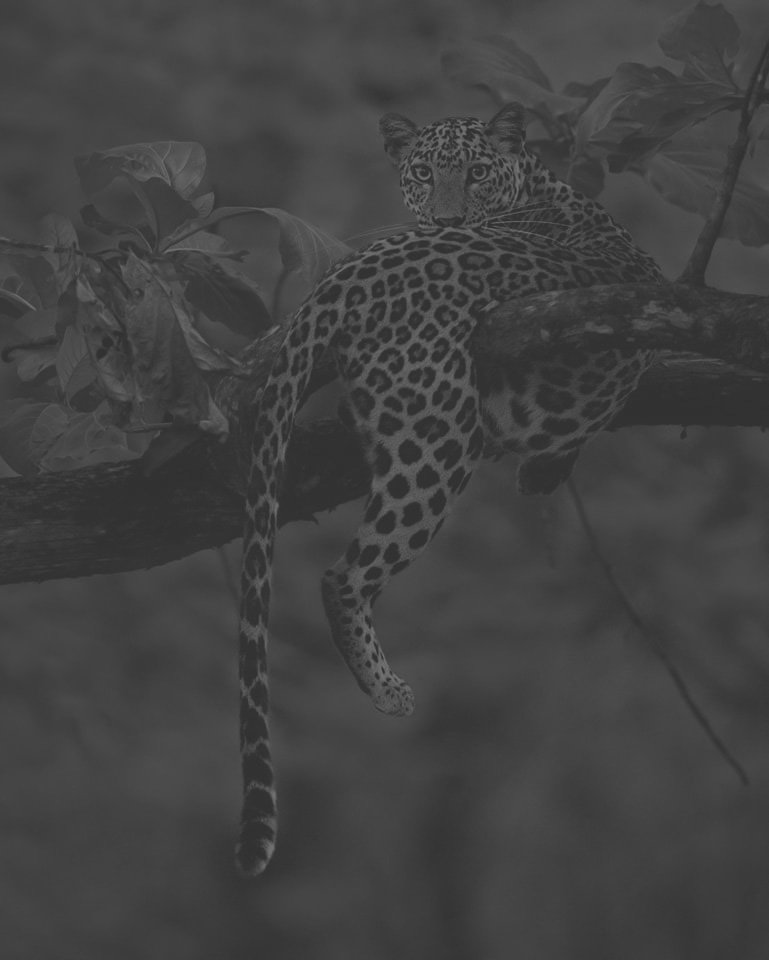
#> input picture Images/african_leopard_bw_low.jpg, 769 x 960 px
$ python HistEqu2.py
#> lines starting #> are read from the running program, lines starting #| are printed output that depends on the picture
# https://github.com/machinelearninggod/Image-Processing-Algorithms/blob/master/histogram_equalization.py
# https://www.youtube.com/watch?v=z_Gm3UL_j_0&list=PLh6SAYydrIpctChfPFBlopqw-TGjwWf_8&index=7
import numpy as np
import cv2
import matplotlib.pyplot as plt
from pathlib import Path

img_path = str(Path(__file__).parent.parent / 'Images/african_leopard_bw_low.jpg')

img = cv2.imread(img_path, cv2.IMREAD_GRAYSCALE)
#> img is the input picture: shape (960, 769); min 45, max 116, mean 66
height = img.shape[0]
#> height = 960
width = img.shape[1]
#> width = 769
pixels = width * height
#> pixels = 738240

hist = cv2.calcHist([img], [0], None, [256], [0, 256])
#> hist = 256 values, max 45332 at index 67, min 0 at index 0, mean 2883.8
cum_hist = hist.cumsum()
#> cum_hist = 256 values from 0 to 738240
scale = 255.0/pixels
#> scale = 0.000345

img_out = np.array(cum_hist[img] * scale, dtype=np.uint8)
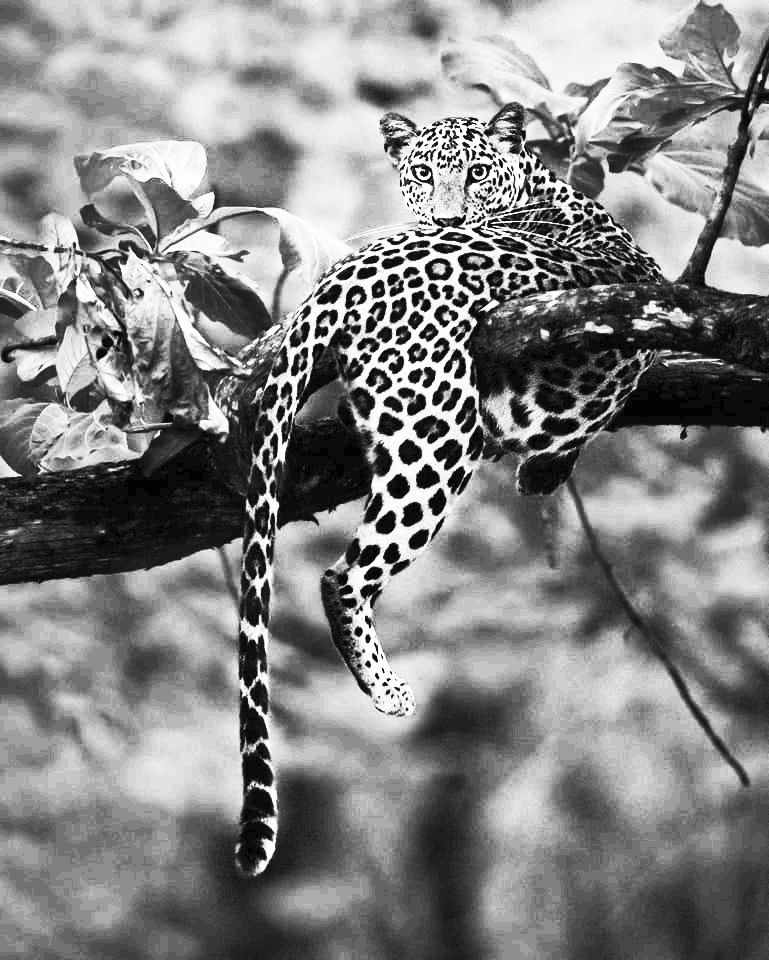
#> img_out: shape (960, 769); min 0, max 255, mean 131.6

fig, axs = plt.subplots(1, 2, figsize=(16, 8))

hist_out = cv2.calcHist([img_out], [0], None, [256], [0, 256])
#> hist_out = 256 values, max 45332 at index 142, min 0 at index 1, mean 2883.8
cum_hist_out = hist_out.cumsum()
#> cum_hist_out = 256 values from 602 to 738240
axs[0].bar(range(256), hist_out.ravel())
axs[0].bar(range(256), cum_hist_out/20)
axs[0].set(title="Histogram")

axs[1].grid(False)
axs[1].set_xticks([])
axs[1].set_yticks([])
axs[1].imshow(img_out, cmap='gray', vmin=0, vmax=255)

plt.show()
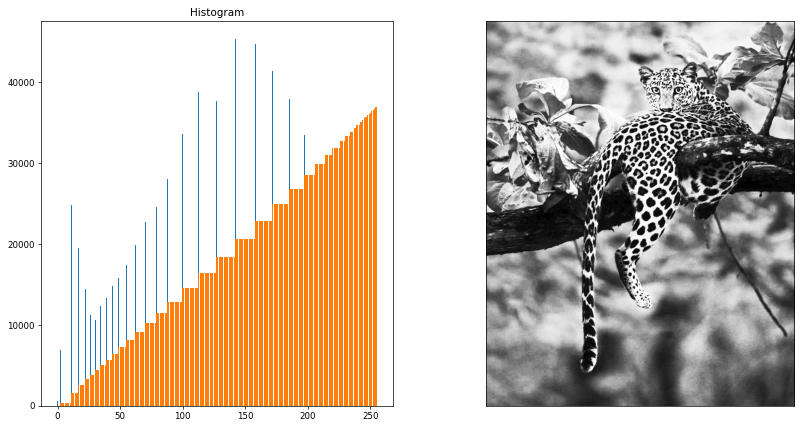
#> figure drawn by matplotlib, 2 panels; panel 1: tallest bar 45332 high, from x = 141.6 to 142.4; panel 1: tallest bar 36912 high, from x = 254.6 to 255.4

$ run again, with Images/210088.jpg copied over Images/african_leopard_bw_low.jpg
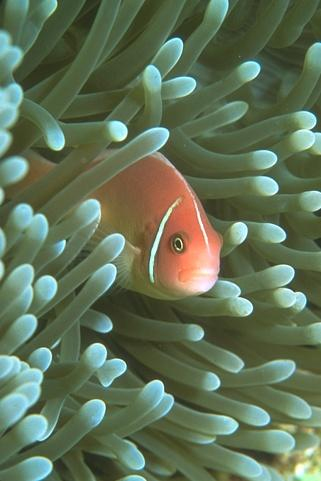
#> input picture Images/210088.jpg, 321 x 481 px
#> hist = 256 values, max 2706 at index 95, min 0 at index 0, mean 603.1
#> cum_hist = 256 values from 0 to 154401
#> `img_out = np.array(cum_hist[img] * scale, dtype=np.uint8)`:
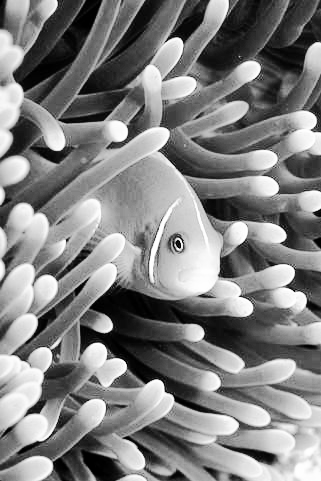
#> img_out: shape (481, 321); min 0, max 255, mean 128.2
#> hist_out = 256 values, max 2706 at index 134, min 0 at index 8, mean 603.1
#> cum_hist_out = 256 values from 558 to 154401
#> `plt.show()`:
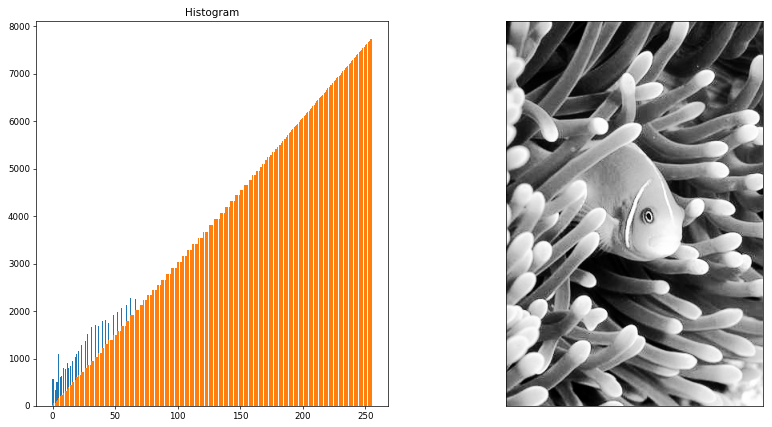
#> figure drawn by matplotlib, 2 panels; panel 1: tallest bar 2706 high, from x = 133.6 to 134.4; panel 1: tallest bar 7720 high, from x = 254.6 to 255.4
